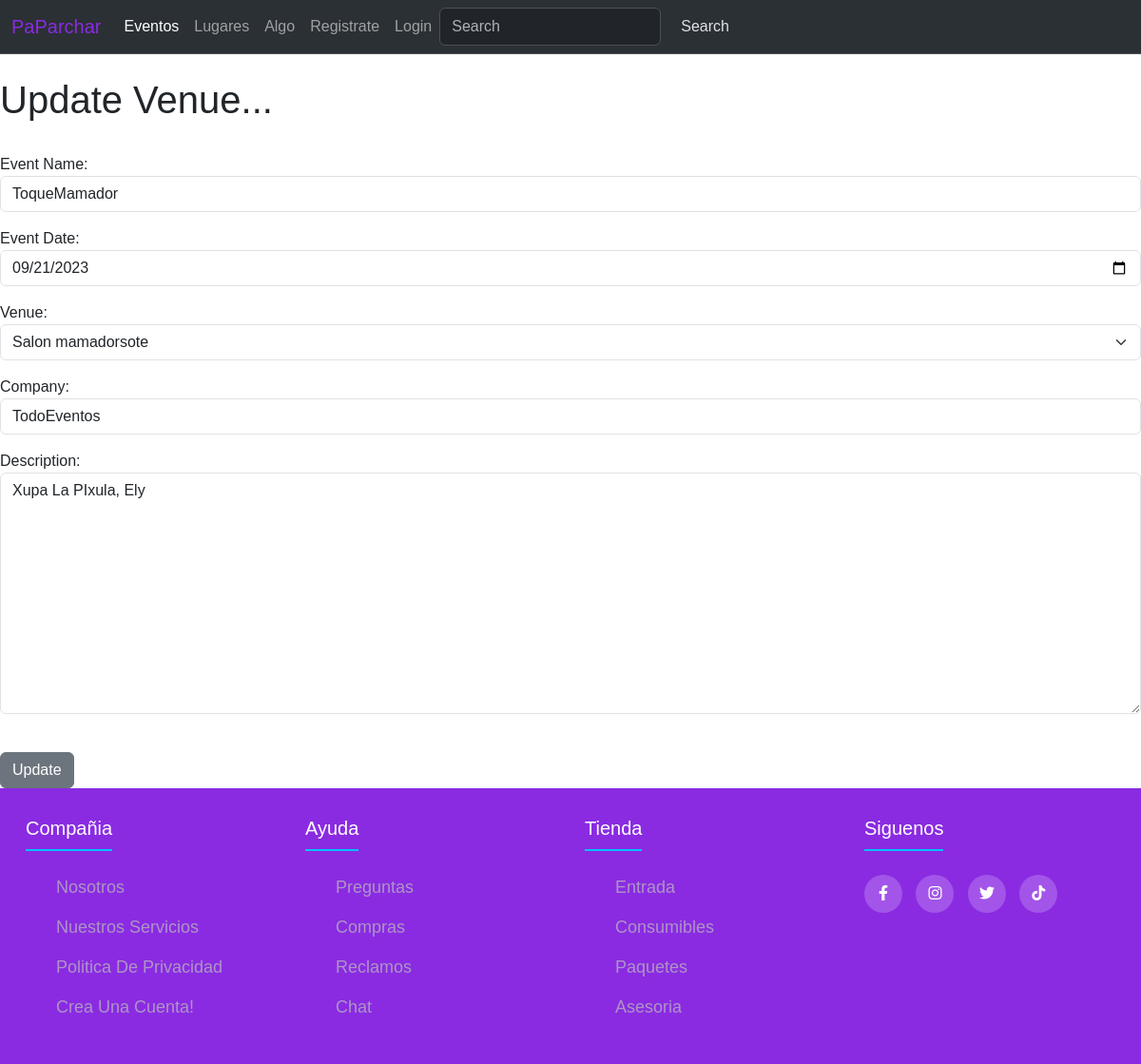
The page /update_event/1 on the database as committed earlier.
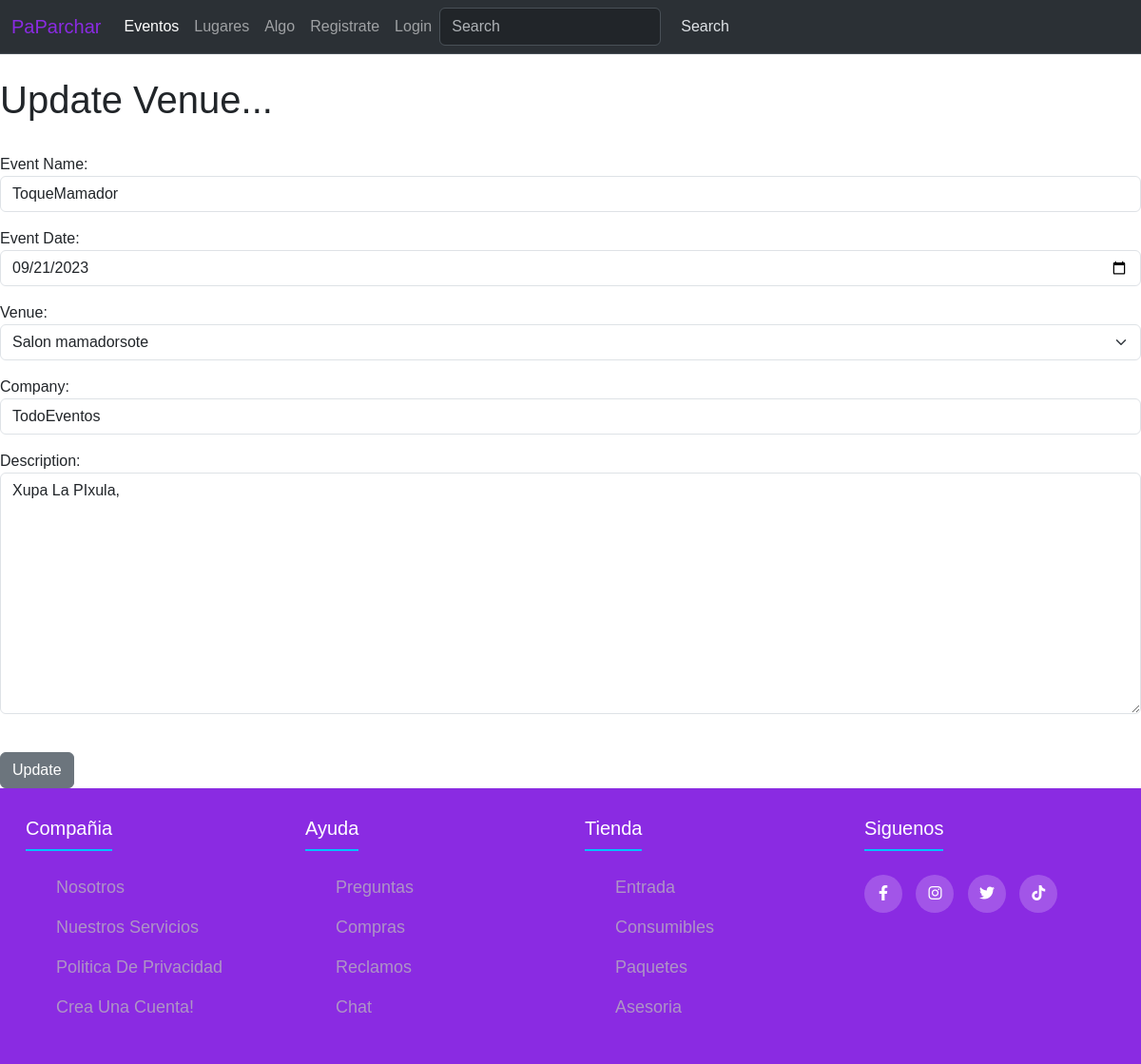
The same page on the database as committed later.
### eventos/models.py (models this page shows, shortened)
class Event(models.Model):
    name = models.CharField('Event Name', max_length=120)
    event_date = models.DateTimeField()
    venue = models.ForeignKey(Venue, blank=True, null=True, on_delete=models.CASCADE)
    company =  models.CharField(max_length=120)
    description = models.TextField(blank=True)
    attendees = models.ManyToManyField(User, blank = True)

class Venue(models.Model):
    name = models.CharField(max_length=150)
    address = models.CharField(max_length=300)
    phone = models.IntegerField(validators=[MinValueValidator(0),MaxValueValidator(11)])
    email_address = models.CharField(max_length=250)
    def __str__(self) -> str:
        return self.name

### eventos/views.py (the view)
# urls.py: path('update_event/<event_id>',eventoVista.update_event, name='update_event'),
def update_event(request, event_id):
    event = Event.objects.get(pk=event_id)
    form = EventForm(request.POST or None, request.FILES or None, instance=event)
    if form.is_valid():
	    form.save()
	    return redirect('eventlist')
    return render(request, 'eventos/update_event.html',
	    {'event': event,
	    'form':form})

### eventos/forms.py
class EventForm(ModelForm):
    class Meta:
        model = Event
        fields = ('name','event_date','venue','company','description')
        widgets = {'name':forms.TextInput(attrs={'class':'form-control','placeholder':'Nombre del evento'}),
                  'event_date':forms.DateInput(attrs={'class':'form-control', 'type':'date', 'placeholder':'Fecha del evento'}),
                  'venue':forms.Select(attrs={'class':'form-select', 'placeholder':'Lugar del evento'}),
                  'company':forms.TextInput(attrs={'class':'form-control', 'placeholder':'Compañia organizadora'}),
                  'description':forms.Textarea(attrs={'class':'form-control', 'placeholder':'Descripcion del evento'})
                  }

### eventos/templates/eventos/update_event.html (shortened to what this page needs)
{% extends 'eventos/base.html' %}
{% block content %}
	<h1>Update Venue...</h1>
	<br/>
	<form action="" method=POST enctype="multipart/form-data">
        {{ form.as_p }}
		<br/>
		<input type="submit" value="Update" class="btn btn-secondary">
{% endblock %}

Rows that differ between the two databases and show on the page:
changed Event "Salon mamadorsote": description "Xupa La PIxula, Ely" → "Xupa La PIxula,"
